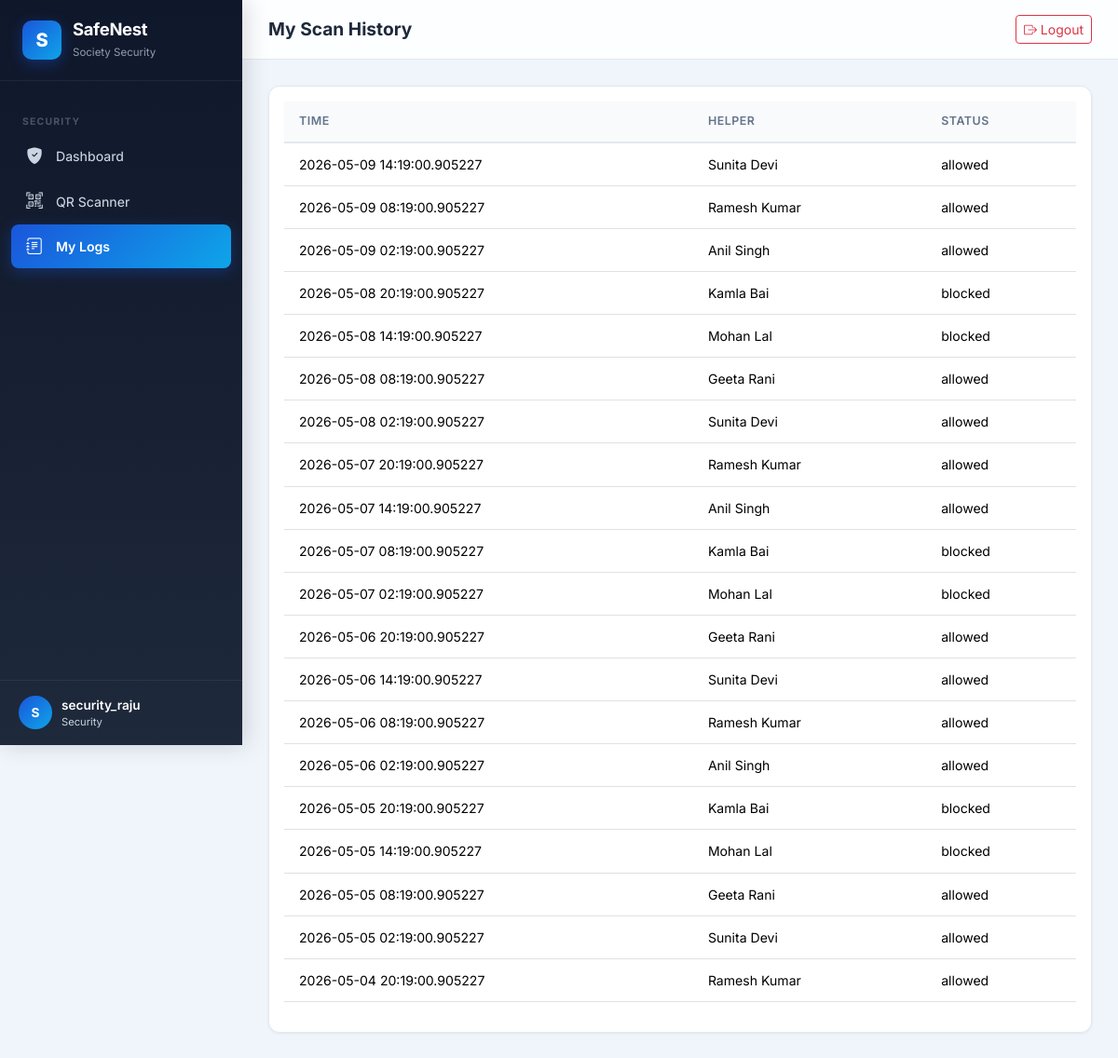
/security/logs (signed in), run on the app's committed database.
### models.py (models this page shows, shortened)
class User(UserMixin, db.Model):
    __tablename__ = 'users'
    id = db.Column(db.Integer, primary_key=True)
    username = db.Column(db.String(80), unique=True, nullable=False)
    email = db.Column(db.String(120), unique=True, nullable=False)
    password_hash = db.Column(db.String(256), nullable=False)
    role = db.Column(db.String(20), nullable=False, default='resident')  # admin, resident, security
    flat_number = db.Column(db.String(20), nullable=True)
    phone = db.Column(db.String(15), nullable=True)
    is_active_user = db.Column(db.Boolean, default=True)
    created_at = db.Column(db.DateTime, default=datetime.utcnow)
    resident = db.relationship('Resident', backref='user', uselist=False, lazy=True)
    guard_logs = db.relationship('EntryLog', backref='guard', lazy=True)
    @property
    def is_active(self):
        return self.is_active_user

class EntryLog(db.Model):
    __tablename__ = 'entry_logs'
    id = db.Column(db.Integer, primary_key=True)
    helper_id = db.Column(db.Integer, db.ForeignKey('helpers.id'), nullable=False)
    guard_id = db.Column(db.Integer, db.ForeignKey('users.id'), nullable=False)
    entry_time = db.Column(db.DateTime, default=datetime.utcnow)
    exit_time = db.Column(db.DateTime, nullable=True)
    status = db.Column(db.String(20), default='allowed')  # allowed, blocked, flagged
    notes = db.Column(db.Text, nullable=True)

class Helper(db.Model):
    __tablename__ = 'helpers'
    id = db.Column(db.Integer, primary_key=True)
    name = db.Column(db.String(100), nullable=False)
    phone = db.Column(db.String(15), nullable=False)
    work_type = db.Column(db.String(50), nullable=False)  # maid, cook, driver, caretaker, other
    verification_status = db.Column(db.String(20), default='pending')  # pending, verified, suspended, revoked
    society_notes = db.Column(db.Text, nullable=True)
    qr_code_path = db.Column(db.String(200), nullable=True)
    qr_token = db.Column(db.String(100), unique=True, nullable=False)
    is_active = db.Column(db.Boolean, default=True)
    created_at = db.Column(db.DateTime, default=datetime.utcnow)
    updated_at = db.Column(db.DateTime, default=datetime.utcnow, onupdate=datetime.utcnow)
    assignments = db.relationship('Assignment', backref='helper', lazy=True)
    entry_logs = db.relationship('EntryLog', backref='helper', lazy=True)
    feedbacks = db.relationship('Feedback', backref='helper', lazy=True)
    complaints = db.relationship('Complaint', backref='helper', lazy=True)

### app.py (the view)
    @app.route('/security/logs')
    @role_required('security')
    def security_logs():
        logs = EntryLog.query.filter_by(guard_id=current_user.id).order_by(EntryLog.entry_time.desc()).limit(100).all()
        return render_template('security/logs.html', logs=logs)

### templates/security/logs.html (shortened to what this page needs)
{% extends "base.html" %}
{% block page_title %}My Scan History{% endblock %}
{% block content %}
<div class="card animate-in">
    <div class="card-body">
        <table class="table">
            <thead><tr><th>Time</th><th>Helper</th><th>Status</th></tr></thead>
            <tbody>
            {% for l in logs %}
            <tr><td>{{ l.entry_time }}</td><td>{{ l.helper.name }}</td><td>{{ l.status }}</td></tr>
            {% else %}
            <tr><td colspan="3">No logs found</td></tr>
            {% endfor %}
            </tbody>
        </table>
    </div>
</div>
{% endblock %}

### templates/base.html (shortened to what this page needs)
<!DOCTYPE html>
<html lang="en">
<head>
    <link href="https://cdn.jsdelivr.net/npm/bootstrap@5.3.3/dist/css/bootstrap.min.css" rel="stylesheet">
    <link href="https://cdn.jsdelivr.net/npm/bootstrap-icons@1.11.3/font/bootstrap-icons.css" rel="stylesheet">
    <link href="{{ url_for('static', filename='css/style.css') }}" rel="stylesheet">
</head>
<body>
{% if current_user.is_authenticated %}
<aside class="sidebar" id="sidebar">
    <div class="sidebar-brand">
        <div class="brand-icon">S</div>
        <div>
            <h5>SafeNest</h5>
            <small>Society Security</small>
        </div>
    </div>
    <nav class="sidebar-nav">
        {% if current_user.role == 'admin' %}
        <div class="nav-section">Management</div>
        <a href="{{ url_for('admin_dashboard') }}" class="nav-link {% if request.endpoint == 'admin_dashboard' %}active{% endif %}">
            <i class="bi bi-grid-1x2-fill"></i> Dashboard
        </a>
        <a href="{{ url_for('admin_helpers') }}" class="nav-link {% if 'helper' in request.endpoint %}active{% endif %}">
            <i class="bi bi-people-fill"></i> Helpers
        </a>
        <a href="{{ url_for('admin_assignments') }}" class="nav-link {% if 'assignment' in request.endpoint %}active{% endif %}">
            <i class="bi bi-link-45deg"></i> Assignments
        </a>
        <div class="nav-section">Monitoring</div>
        <a href="{{ url_for('admin_logs') }}" class="nav-link {% if request.endpoint == 'admin_logs' %}active{% endif %}">
            <i class="bi bi-clock-history"></i> Entry Logs
        </a>
        <a href="{{ url_for('admin_complaints') }}" class="nav-link {% if 'complaint' in request.endpoint %}active{% endif %}">
            <i class="bi bi-flag-fill"></i> Complaints
        </a>
        <a href="{{ url_for('admin_analytics') }}" class="nav-link {% if 'analytics' in request.endpoint %}active{% endif %}">
            <i class="bi bi-bar-chart-fill"></i> Analytics
        </a>
        {% elif current_user.role == 'security' %}
        <div class="nav-section">Security</div>
        <a href="{{ url_for('security_dashboard') }}" class="nav-link {% if request.endpoint == 'security_dashboard' %}active{% endif %}">
            <i class="bi bi-shield-fill-check"></i> Dashboard
        </a>
        <a href="{{ url_for('security_scanner') }}" class="nav-link {% if 'scanner' in request.endpoint %}active{% endif %}">
            <i class="bi bi-qr-code-scan"></i> QR Scanner
        </a>
        <a href="{{ url_for('security_logs') }}" class="nav-link {% if request.endpoint == 'security_logs' %}active{% endif %}">
            <i class="bi bi-journal-text"></i> My Logs
        </a>
        {% endif %}
    </nav>
    <div class="sidebar-footer">
        <div class="user-info">
            <div class="user-avatar">{{ current_user.username[0]|upper }}</div>
            <div>
                <div class="user-name">{{ current_user.username }}</div>
                <div class="user-role">{{ current_user.role }}</div>
            </div>
        </div>
    </div>
</aside>
<div class="main-content">
    <header class="topbar">
        <div class="d-flex align-items-center gap-3">
            <span class="page-title">{% block page_title %}Dashboard{% endblock %}</span>
        </div>
        <div class="topbar-actions">
            <a href="{{ url_for('logout') }}" class="btn btn-sm btn-outline-danger">
                <i class="bi bi-box-arrow-right"></i> Logout
            </a>
        </div>
    </header>
    <main class="content-area">
        {% block content %}{% endblock %}
    </main>
</div>
{% else %}
{% block public_content %}{% endblock %}
{% endif %}
</body>
</html>

### static/css/style.css (style rules this page uses)
:root { --primary: #1a56db; --primary-dark: #1040a0; --primary-light: #e8effc; --accent: #0ea5e9; --accent-glow: rgba(14,165,233,0.15); --success: #10b981; --warning: #f59e0b; --danger: #ef4444; --info: #6366f1; --bg-body: #f0f4fb; --bg-sidebar: #0f172a; --bg-card: #ffffff; --text-primary: #1e293b; --text-secondary: #64748b; --text-sidebar: #cbd5e1; --text-sidebar-active: #ffffff; --border: #e2e8f0; --shadow-sm: 0 1px 3px rgba(0,0,0,.06); --shadow-md: 0 4px 16px rgba(0,0,0,.08); --shadow-lg: 0 8px 30px rgba(0,0,0,.12); --radius: 12px; --radius-sm: 8px; --sidebar-width: 260px; --topbar-height: 64px; }
* { margin:0; padding:0; box-sizing:border-box; }
body { font-family: 'Inter', system-ui, sans-serif; background: var(--bg-body); color: var(--text-primary); min-height: 100vh; overflow-x: hidden; }
a { text-decoration:none; color:var(--primary); transition: color .2s; }
.sidebar { position: fixed; top: 0; left: 0; width: var(--sidebar-width); height: 100vh; background: linear-gradient(180deg, #0f172a 0%, #1e293b 100%); z-index: 1000; display: flex; flex-direction: column; transition: transform .3s cubic-bezier(.4,0,.2,1); box-shadow: 4px 0 24px rgba(0,0,0,.15); }
.sidebar-brand { padding: 20px 24px; display: flex; align-items: center; gap: 12px; border-bottom: 1px solid rgba(255,255,255,.06); }
.sidebar-brand .brand-icon { width: 42px; height: 42px; border-radius: 10px; background: linear-gradient(135deg, var(--primary), var(--accent)); display: flex; align-items: center; justify-content: center; font-size: 20px; color: #fff; font-weight: 800; box-shadow: 0 4px 15px rgba(26,86,219,.4); }
.sidebar-brand h5 { color:#fff; font-weight:700; font-size:1.15rem; margin:0; letter-spacing:-.3px; }
.sidebar-brand small { color:var(--text-sidebar); font-size:.72rem; opacity:.7; }
.sidebar-nav { flex:1; padding: 16px 12px; overflow-y: auto; }
.sidebar-nav .nav-section { font-size: .65rem; font-weight: 700; text-transform: uppercase; letter-spacing: 1.2px; color: rgba(255,255,255,.25); padding: 16px 12px 6px; margin-top: 4px; }
.sidebar-nav .nav-link { display: flex; align-items: center; gap: 12px; padding: 10px 14px; border-radius: var(--radius-sm); color: var(--text-sidebar); font-size: .88rem; font-weight: 450; transition: all .2s; margin-bottom: 2px; position: relative; }
.sidebar-nav .nav-link.active { background: linear-gradient(135deg, var(--primary), var(--accent)); color: #fff; font-weight: 600; box-shadow: 0 4px 15px rgba(26,86,219,.35); }
.sidebar-nav .nav-link i { font-size: 1.1rem; width: 22px; text-align: center; }
.sidebar-footer { padding: 16px 20px; border-top: 1px solid rgba(255,255,255,.06); }
.sidebar-footer .user-info { display:flex; align-items:center; gap:10px; }
.sidebar-footer .user-avatar { width:36px; height:36px; border-radius:50%; background:linear-gradient(135deg, var(--primary), var(--accent)); display:flex; align-items:center; justify-content:center; color:#fff; font-weight:700; font-size:.85rem; }
.sidebar-footer .user-name { color:#fff; font-size:.85rem; font-weight:600; }
.sidebar-footer .user-role { color:var(--text-sidebar); font-size:.7rem; text-transform:capitalize; }
.main-content { margin-left: var(--sidebar-width); min-height: 100vh; transition: margin .3s; }
.topbar { height: var(--topbar-height); background: rgba(255,255,255,.85); backdrop-filter: blur(12px); border-bottom: 1px solid var(--border); display: flex; align-items: center; justify-content: space-between; padding: 0 28px; position: sticky; top: 0; z-index: 999; }
.topbar .page-title { font-size: 1.2rem; font-weight: 700; color: var(--text-primary); }
.topbar .topbar-actions { display:flex; gap:12px; align-items:center; }
.content-area { padding: 28px; }
.card { background: var(--bg-card); border-radius: var(--radius); box-shadow: var(--shadow-sm); border: 1px solid var(--border); overflow: hidden; transition: box-shadow .3s; }
.table { font-size: .88rem; }
.table thead th { background: #f8fafc; font-weight: 600; font-size: .78rem; text-transform: uppercase; letter-spacing: .5px; color: var(--text-secondary); border-bottom: 2px solid var(--border); padding: 12px 16px; }
.table td { padding: 12px 16px; vertical-align: middle; }
.table tbody tr { transition: background .15s; }
.animate-in { animation: fadeInUp .5s ease forwards; }

### data on the page
User: username "S", username "security_raju", role "Security"
EntryLog: entry_time "2026-05-09 14:19:00.905227", helper.name "Sunita Devi", status "allowed"
EntryLog: entry_time "2026-05-09 08:19:00.905227", helper.name "Ramesh Kumar", status "allowed"
EntryLog: entry_time "2026-05-09 02:19:00.905227", helper.name "Anil Singh", status "allowed"
EntryLog: entry_time "2026-05-08 20:19:00.905227", helper.name "Kamla Bai", status "blocked"
EntryLog: entry_time "2026-05-08 14:19:00.905227", helper.name "Mohan Lal", status "blocked"
EntryLog: entry_time "2026-05-08 08:19:00.905227", helper.name "Geeta Rani", status "allowed"
EntryLog: entry_time "2026-05-08 02:19:00.905227", helper.name "Sunita Devi", status "allowed"
EntryLog: entry_time "2026-05-07 20:19:00.905227", helper.name "Ramesh Kumar", status "allowed"
EntryLog: entry_time "2026-05-07 14:19:00.905227", helper.name "Anil Singh", status "allowed"
EntryLog: entry_time "2026-05-07 08:19:00.905227", helper.name "Kamla Bai", status "blocked"
EntryLog: entry_time "2026-05-07 02:19:00.905227", helper.name "Mohan Lal", status "blocked"
EntryLog: entry_time "2026-05-06 20:19:00.905227", helper.name "Geeta Rani", status "allowed"
EntryLog: entry_time "2026-05-06 14:19:00.905227", helper.name "Sunita Devi", status "allowed"
EntryLog: entry_time "2026-05-06 08:19:00.905227", helper.name "Ramesh Kumar", status "allowed"
EntryLog: entry_time "2026-05-06 02:19:00.905227", helper.name "Anil Singh", status "allowed"
EntryLog: entry_time "2026-05-05 20:19:00.905227", helper.name "Kamla Bai", status "blocked"
EntryLog: entry_time "2026-05-05 14:19:00.905227", helper.name "Mohan Lal", status "blocked"
EntryLog: entry_time "2026-05-05 08:19:00.905227", helper.name "Geeta Rani", status "allowed"
EntryLog: entry_time "2026-05-05 02:19:00.905227", helper.name "Sunita Devi", status "allowed"
EntryLog: entry_time "2026-05-04 20:19:00.905227", helper.name "Ramesh Kumar", status "allowed"
